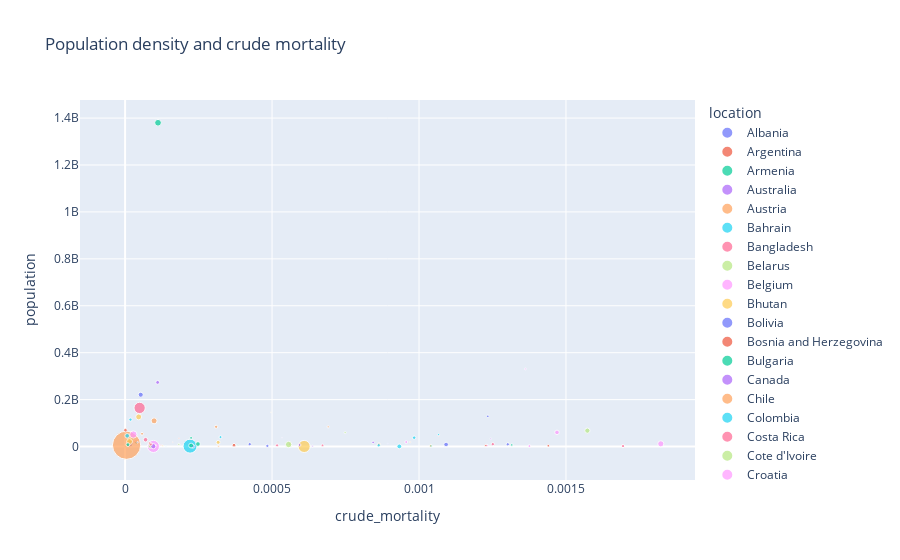

Notebook source saved alongside this figure:
### Markdown cell above
Population density does not look like a large contributing factor to crude mortality rate, when looking at the higher total_deaths_per_million values.

### Code cell
px.scatter(odfdt,x='crude_mortality',y='population', size = 'population_density',
           color='location', hover_data=['location'],
           title='Population density and crude mortality')
